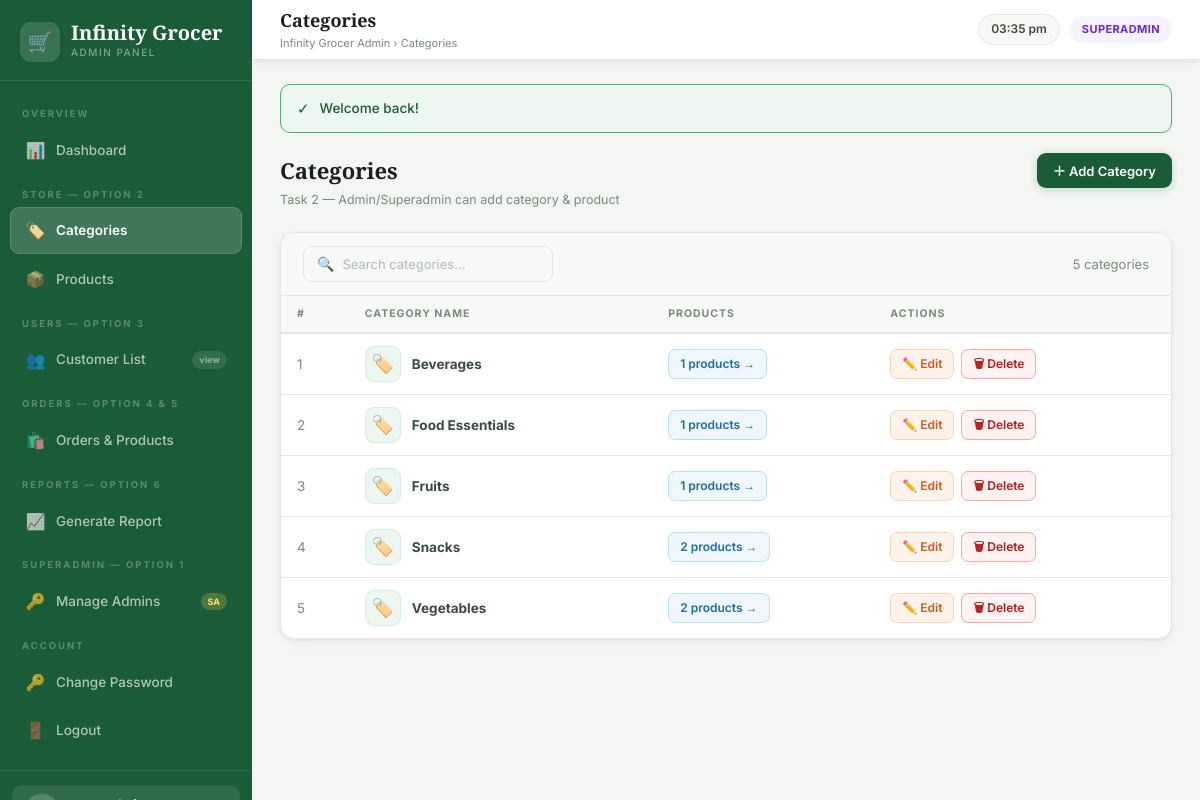
The app's page /admin/pages/categories.php (signed in) with its own data.
### tables this page shows
CREATE TABLE IF NOT EXISTS categories (
    category_id INT PRIMARY KEY AUTO_INCREMENT,
    category_name VARCHAR(255) NOT NULL UNIQUE
);

### admin/pages/categories.php (the view, shortened to what this page needs)
<?php
require_once '../includes/auth.php';
requireLogin();$db=getDB();$page_title='Categories';
$s=sanitize($_GET['search']??'');$w=$s?"WHERE c.category_name LIKE '%$s%'":'';
$rows=[];$r=$db->query("SELECT c.*,COUNT(p.product_id) pc FROM categories c LEFT JOIN products p ON p.active = 1 AND c.category_id=p.category_id $w GROUP BY c.category_id ORDER BY c.category_name");
while($x=$r->fetch_assoc())$rows[]=$x;
require_once '../includes/header.php';
?>
<div class="page-head">
  <div><h2>Categories</h2><p>Task 2 — Admin/Superadmin can add category &amp; product</p></div>
  <button class="btn btn-primary" onclick="openModal('addM')">＋ Add Category</button>
</div>
<div class="card">
  <div class="filters-row">
    <form method="GET" style="display:flex;gap:10px;align-items:center">
      <div class="search-bar"><span class="si">🔍</span><input type="text" name="search" placeholder="Search categories..." value="<?= $s ?>"></div>
    </form>
    <span style="margin-left:auto;font-size:13px;color:var(--text3)"><?= count($rows) ?> categories</span>
  </div>
  <div class="tbl-wrap"><table>
    <thead><tr><th>#</th><th>Category Name</th><th>Products</th><th>Actions</th></tr></thead>
    <tbody>
    <?php if(empty($rows)):?><tr><td colspan="4"><div class="empty-state"><div class="ei">🏷️</div><p>No categories yet</p></div></td></tr>
    <?php else:$i=1;foreach($rows as $c):?>
    <tr>
      <td style="color:var(--text3)"><?=$i++?></td>
      <td><div style="display:flex;align-items:center;gap:11px">
        <div style="width:36px;height:36px;background:var(--green-bg);border:1px solid var(--green-lt);border-radius:9px;display:flex;align-items:center;justify-content:center;font-size:18px">🏷️</div>
        <strong><?= sanitize($c['category_name'])?></strong>
      </div></td>
      <td><a href="products.php?category=<?=$c['category_id']?>" class="btn btn-blue btn-sm"><?=$c['pc']?> products →</a></td>
      <td><div style="display:flex;gap:7px">
        <button class="btn btn-orange btn-sm" onclick="editCat(<?=$c['category_id']?>,'<?= addslashes(sanitize($c['category_name']))?>')">✏️ Edit</button>
        <a href="categories.php?delete=<?=$c['category_id']?>" class="btn btn-danger btn-sm" onclick="return confirm('Delete?')">🗑 Delete</a>
      </div></td>
    </tr>
    <?php endforeach;endif;?>
    </tbody>
  </table></div>
</div>
<?php require_once '../includes/footer.php'; ?>

### admin/assets/css/style.css (style rules this page uses)
:root { --bg: #f4f6f3; --surface: #ffffff; --surface2: #f8f9f7; --border: #e4e8e2; --border2: #d0d5cc; --green: #1a5c38; --green2: #27764a; --green3: #4caf76; --green-lt: #d4edde; --green-bg: #edf7f1; --text: #1a1f1c; --text2: #3d4a40; --text3: #7a8a7e; --text4: #b0bcb4; --orange: #c95f1e; --orange-bg: #fef2eb; --red: #b91c1c; --red-bg: #fef2f2; --blue: #1d6fa4; --blue-bg: #eff6fc; --yellow: #a16207; --yellow-bg: #fefce8; --purple: #6d28d9; --purple-bg: #f5f3ff; --sidebar-w: 252px; --topbar-h: 60px; --radius: 10px; --radius-lg: 14px; --shadow: 0 1px 4px rgba(0,0,0,.06), 0 4px 12px rgba(0,0,0,.04); --shadow-md: 0 4px 20px rgba(0,0,0,.10); --shadow-lg: 0 8px 40px rgba(0,0,0,.14); --font: 'Inter', sans-serif; --font-s: 'Playfair Display', serif; }
*,*::before,*::after { margin:0;padding:0;box-sizing:border-box }
body { font-family:var(--font);background:var(--bg);color:var(--text);min-height:100vh;display:flex;font-size:14px;line-height:1.55 }
a { text-decoration:none;color:inherit }
button { font-family:var(--font) }
.page-head { display:flex;align-items:flex-start;justify-content:space-between;margin-bottom:22px;gap:12px }
.page-head h2 { font-family:var(--font-s);font-size:22px;font-weight:800 }
.page-head p { font-size:12.5px;color:var(--text3);margin-top:3px }
.card { background:var(--surface);border:1px solid var(--border);border-radius:var(--radius-lg);box-shadow:var(--shadow);overflow:hidden }
.tbl-wrap { overflow-x:auto }
table { width:100%;border-collapse:collapse;font-size:13.5px }
thead tr { background:var(--surface2);border-bottom:2px solid var(--border) }
th { padding:10px 16px;text-align:left;font-size:10.5px;font-weight:700;letter-spacing:1px;text-transform:uppercase;color:var(--text3);white-space:nowrap }
td { padding:12px 16px;border-bottom:1px solid var(--border);vertical-align:middle;color:var(--text2) }
tbody tr:last-child td { border-bottom:none }
.btn { display:inline-flex;align-items:center;gap:6px;padding:8px 16px;border-radius:9px;border:none;cursor:pointer;font-family:var(--font);font-size:13px;font-weight:600;transition:all .16s;text-decoration:none;white-space:nowrap }
.btn-primary { background:var(--green);color:#fff;box-shadow:0 2px 8px rgba(26,92,56,.22) }
.btn-danger { background:var(--red-bg);color:var(--red);border:1px solid #fca5a5 }
.btn-orange { background:var(--orange-bg);color:var(--orange);border:1px solid #fcd5b5 }
.btn-blue { background:var(--blue-bg);color:var(--blue);border:1px solid #bae0f5 }
.btn-sm { padding:5px 11px;font-size:12px;border-radius:7px }
input[type=text],input[type=email],input[type=number],input[type=password],textarea,select { width:100%;background:var(--surface2);border:1.5px solid var(--border);border-radius:9px;padding:10px 13px;color:var(--text);font-family:var(--font);font-size:13.5px;outline:none;transition:all .17s }
.search-bar { display:flex;align-items:center;gap:8px;padding:0 13px;background:var(--surface2);border:1.5px solid var(--border);border-radius:9px;width:250px;transition:all .17s }
.search-bar .si { font-size:14px;color:var(--text4);flex-shrink:0 }
.search-bar input { border:none;background:transparent;padding:9px 0;font-size:13px;color:var(--text);outline:none;width:100%;box-shadow:none }
.search-bar input::placeholder { color:var(--text4) }
.filters-row { display:flex;align-items:center;gap:10px;padding:13px 22px;border-bottom:1px solid var(--border);background:var(--surface2);flex-wrap:wrap }

### records on screen
categories: category_name "Beverages", pc "1"
categories: category_name "Food Essentials", pc "1"
categories: category_name "Fruits", pc "1"
categories: category_name "Snacks", pc "2"
categories: category_name "Vegetables", pc "2"

### other values on screen
$page_title "Categories"
$role "SUPERADMIN"
$icon "✓"
$f['msg'] "Welcome back!"
count($rows) "5"
